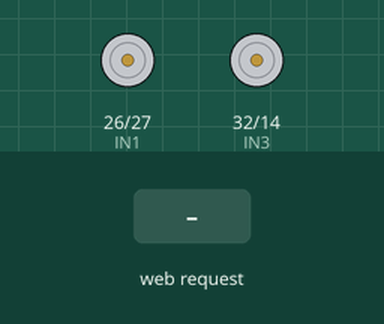
Simulated run of this sketch. Board: ESP32. On the bench: motor-driver pin pairs drawn as motors (green arrow = first pin HIGH = forward, orange = second pin HIGH = backward, longer = more drive, scaled by the enable pin). Inputs (shaded band) come from the test bench. WiFi joins after 1.5 s; servers stay silent unless stated.

Above: at 1.2 s.
1.3 s: HTTP request GET /cmd?d=fwd received
At 1.6 s:
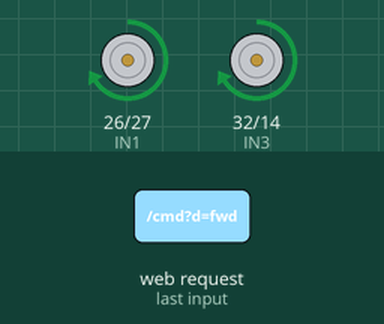
2.8 s: HTTP request GET /cmd?d=back received
At 4.0 s:
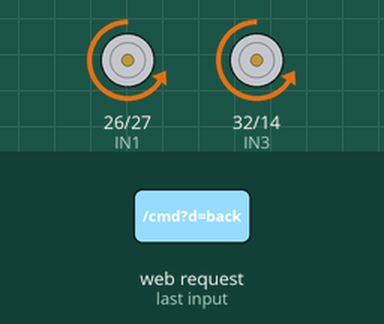
4.3 s: HTTP request GET /cmd?d=left received
At 5.1 s:
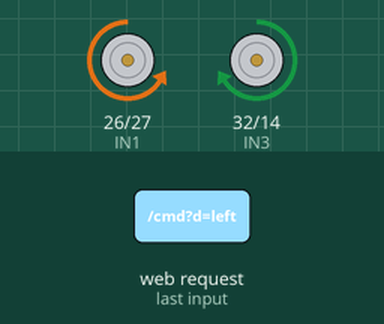
5.8 s: HTTP request GET /cmd?d=right received
At 6.3 s:
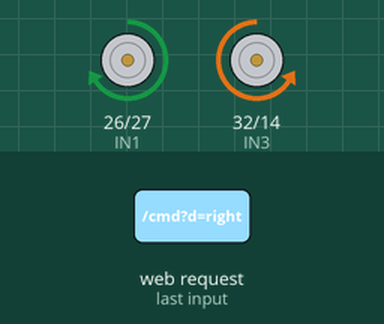
Timing chart, 0 to 8.3 s (numbered marks = the images above; inputs shaded):
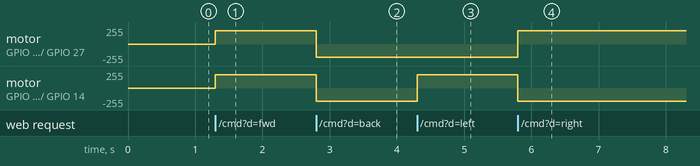

The sketch:

esp32_smartcar_web.ino
```cpp
#include <WiFi.h>
#include <WebServer.h>

/* ======================== WiFi Mode ===========================
   Default: ESP32 menjadi Access Point (lebih simpel)
   SSID: ESP32-Car   Password: 12345678  → buka http://192.168.4.1
   Jika ingin mode Station (terhubung ke router), set USE_AP=false
   dan isi SSID/PASS di bawah.
================================================================*/
#define USE_AP true
const char* AP_SSID = "ESP32-Car";
const char* AP_PASS = "12345678";

const char* STA_SSID = "YourWiFi";
const char* STA_PASS = "YourPassword";

/* ======================== Motor Pins (L298N) ================== */
const int ENA = 25;  // PWM channel A
const int IN1 = 26;
const int IN2 = 27;

const int ENB = 33;  // PWM channel B
const int IN3 = 32;
const int IN4 = 14;

/* Balik arah motor bila terpasang terbalik tanpa bongkar kabel */
const bool LEFT_REVERSED  = false;  // motor kiri (IN1/IN2/ENA)
const bool RIGHT_REVERSED = false;  // motor kanan (IN3/IN4/ENB)

/* ======================== PWM config (ESP32 LEDC) ============= */
const int PWM_FREQ = 15000;     // Hz
const int PWM_RES  = 8;         // 8-bit (0..255)
const int CH_A     = 0;         // channel for ENA
const int CH_B     = 1;         // channel for ENB

/* ======================== Server ============================== */
WebServer server(80);

/* ======================== State =============================== */
int speedVal = 200;   // 0..255 default
String lastCmd = "stop";

/* ======================== Helpers ============================= */
void setLeft(int dir, int pwm) {
  // dir: 1=fwd, -1=back, 0=stop
  if (LEFT_REVERSED) dir = -dir;
  if (dir > 0) {
    digitalWrite(IN1, HIGH); digitalWrite(IN2, LOW);
  } else if (dir < 0) {
    digitalWrite(IN1, LOW);  digitalWrite(IN2, HIGH);
  } else {
    digitalWrite(IN1, LOW);  digitalWrite(IN2, LOW);
  }
  ledcWrite(CH_A, dir == 0 ? 0 : pwm);
}

void setRight(int dir, int pwm) {
  if (RIGHT_REVERSED) dir = -dir;
  if (dir > 0) {
    digitalWrite(IN3, HIGH); digitalWrite(IN4, LOW);
  } else if (dir < 0) {
    digitalWrite(IN3, LOW);  digitalWrite(IN4, HIGH);
  } else {
    digitalWrite(IN3, LOW);  digitalWrite(IN4, LOW);
  }
  ledcWrite(CH_B, dir == 0 ? 0 : pwm);
}

void goStop()    { setLeft(0,0);          setRight(0,0);          lastCmd="stop"; }
void goForward() { setLeft( 1,speedVal);  setRight( 1,speedVal);  lastCmd="fwd";  }
void goBackward(){ setLeft(-1,speedVal);  setRight(-1,speedVal);  lastCmd="back"; }
void goLeft()    { setLeft(-1,speedVal);  setRight( 1,speedVal);  lastCmd="left"; }  // pivot kiri
void goRight()   { setLeft( 1,speedVal);  setRight(-1,speedVal);  lastCmd="right"; } // pivot kanan

/* ======================== Web UI ============================== */
const char HTML_PAGE[] PROGMEM = R"HTML(
<!doctype html><html lang="id"><head>
<meta charset="utf-8"><meta name="viewport" content="width=device-width,initial-scale=1">
<title>ESP32 2WD SmartCar</title>
<style>
  :root{--bg:#0b1220;--panel:#111a2f;--text:#e7efff;--muted:#9bb0d0;--accent:#61dafb;--ok:#3fb950;--err:#ff6b6b;}
  *{box-sizing:border-box}body{margin:0;background:var(--bg);color:var(--text);font:15px/1.5 system-ui,Segoe UI,Roboto,Helvetica,Arial,sans-serif}
  .wrap{max-width:700px;margin:20px auto;padding:16px}
  .card{background:var(--panel);border:1px solid #1b2b48;border-radius:16px;box-shadow:0 10px 30px rgba(0,0,0,.25);padding:16px}
  h1{margin:0 0 12px;font-size:18px}
  .grid{display:grid;grid-template-columns:repeat(3,1fr);gap:10px;margin-top:8px}
  button{border:0;border-radius:14px;padding:16px;font-weight:700;background:#1a2a4a;color:#e7efff;cursor:pointer}
  button:active{transform:scale(.98)}
  .full{grid-column:1 / -1}
  .stop{background:#432032}
  .muted{color:var(--muted)}
  .row{display:flex;align-items:center;gap:10px;margin-top:10px}
  input[type=range]{width:100%}
  .badge{display:inline-block;padding:4px 10px;border-radius:999px;background:#0f1c34;border:1px solid #22375e;margin-left:6px}
</style>
</head><body><div class="wrap">
  <div class="card">
    <h1>ESP32 2WD SmartCar <span id="status" class="badge">...</span></h1>
    <div class="row">
      <label>Kecepatan: <span id="spdVal">200</span></label>
      <input id="spd" type="range" min="0" max="255" value="200">
    </div>
    <div class="grid" style="margin-top:14px">
      <div></div>
      <button id="fwd">MAJU</button>
      <div></div>

      <button id="left">KIRI</button>
      <button id="stop" class="stop">STOP</button>
      <button id="right">KANAN</button>

      <div></div>
      <button id="back" class="full">MUNDUR</button>
    </div>
    <p class="muted">Tekan & tahan tombol arah untuk bergerak, lepas = berhenti.</p>
  </div>
</div>
<script>
const send = (url) => fetch(url).catch(()=>{});
const down = (id, cmd) => {
  const el = document.getElementById(id);
  ['mousedown','touchstart','pointerdown'].forEach(ev=>el.addEventListener(ev, e=>{
    e.preventDefault(); send('/cmd?d='+cmd);
  },{passive:false}));
  ['mouseup','mouseleave','touchend','touchcancel','pointerup','blur'].forEach(ev=>el.addEventListener(ev, e=>{
    e.preventDefault(); send('/cmd?d=stop');
  },{passive:false}));
};
down('fwd','fwd'); down('back','back'); down('left','left'); down('right','right');
document.getElementById('stop').addEventListener('click', ()=>send('/cmd?d=stop'));
const spd = document.getElementById('spd'), spdVal = document.getElementById('spdVal');
spd.addEventListener('input', ()=>{ spdVal.textContent = spd.value; send('/spd?val='+spd.value); });
fetch('/status').then(r=>r.json()).then(j=>{
  document.getElementById('status').textContent = j.ip + ' · ' + j.mode;
  spd.value=j.speed; spdVal.textContent=j.speed;
});
</script>
</body></html>
)HTML";

/* ======================== HTTP Handlers ======================= */
void handleRoot() {
  server.send_P(200, "text/html; charset=utf-8", HTML_PAGE);
}

void handleCmd() {
  if (!server.hasArg("d")) { server.send(400, "text/plain", "missing d"); return; }
  String d = server.arg("d");
  if      (d == "fwd")  goForward();
  else if (d == "back") goBackward();
  else if (d == "left") goLeft();
  else if (d == "right")goRight();
  else                  goStop();
  server.send(200, "text/plain", "ok");
}

void handleSpd() {
  if (server.hasArg("val")) {
    int v = server.arg("val").toInt();
    speedVal = constrain(v, 0, 255);
  }
  server.send(200, "text/plain", String(speedVal));
}

void handleStatus() {
  IPAddress ip = USE_AP ? WiFi.softAPIP() : WiFi.localIP();
  String mode = USE_AP ? "AP" : "STA";
  String j = "{";
  j += "\"ip\":\"" + ip.toString() + "\"";
  j += ",\"mode\":\"" + mode + "\"";
  j += ",\"speed\":" + String(speedVal);
  j += ",\"last\":\"" + lastCmd + "\"";
  j += "}";
  server.send(200, "application/json", j);
}

/* ======================== Setup/Loop ========================== */
void setup() {
  // Motor pins
  pinMode(IN1, OUTPUT); pinMode(IN2, OUTPUT);
  pinMode(IN3, OUTPUT); pinMode(IN4, OUTPUT);
  ledcSetup(CH_A, PWM_FREQ, PWM_RES); ledcAttachPin(ENA, CH_A);
  ledcSetup(CH_B, PWM_FREQ, PWM_RES); ledcAttachPin(ENB, CH_B);
  goStop();

  // WiFi
  if (USE_AP) {
    WiFi.mode(WIFI_AP);
    WiFi.softAP(AP_SSID, AP_PASS);
  } else {
    WiFi.mode(WIFI_STA);
    WiFi.begin(STA_SSID, STA_PASS);
    unsigned long t0 = millis();
    while (WiFi.status() != WL_CONNECTED && millis()-t0 < 15000) delay(100);
  }

  // Routes
  server.on("/", handleRoot);
  server.on("/cmd", handleCmd);   // /cmd?d=fwd|back|left|right|stop
  server.on("/spd", handleSpd);   // /spd?val=0..255
  server.on("/status", handleStatus);
  server.begin();
}

void loop() {
  server.handleClient();
}
```

Measured:
- after the input at 1.3 s, motor on GPIO 26 (IN1) / GPIO 27 (IN2), motor on GPIO 32 (IN3) / GPIO 14 (IN4): stopped → forward 199/255 at once
- after the input at 2.8 s, motor on GPIO 26 (IN1) / GPIO 27 (IN2), motor on GPIO 32 (IN3) / GPIO 14 (IN4): forward 199/255 → backward 199/255 at once
- after the input at 4.3 s, motor on GPIO 32 (IN3) / GPIO 14 (IN4): backward 199/255 → forward 199/255 at once
- after the input at 5.8 s, motor on GPIO 26 (IN1) / GPIO 27 (IN2): backward 199/255 → forward 199/255 at once; motor on GPIO 32 (IN3) / GPIO 14 (IN4): forward 199/255 → backward 199/255 at once
